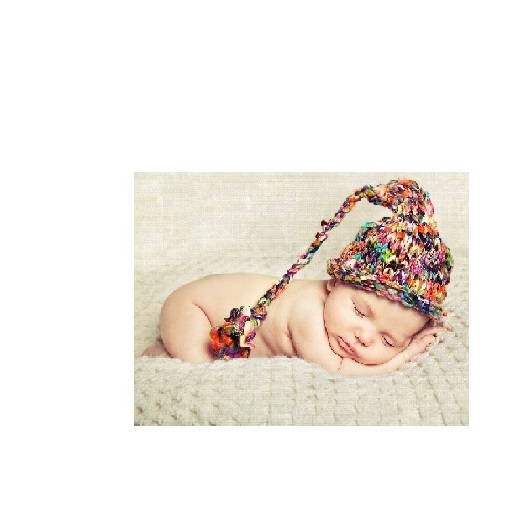
%> input picture Ex3/ex3/im_1A.jpg, 512 x 512 px
$ octave blendingExample1.m   (GNU Octave 9; MATLAB toolbox functions it lacks are replaced by stand-ins)
%> lines starting %> are read from the running program, lines starting %| are printed output that depends on the picture
### Ex3/ex3/imReadAndConvert.m
function [ imageOutput] = imReadAndConvert(filename, representation )
%> called with filename = 'im_1A.jpg', representation = 2
% imReadAndConvert function - reads a given image  and converts it into a given representation
% INPUT:
% filename - string containing the image filename to read
% grayscale: representation = 1, RGB: reperesentation = 2
% OUTPUT:
% imageOutput - same image in the requested representation

I = imread(filename);
%> I is the input picture: size 512x512x3 uint8; mean R, G, B 241.8, 235.8, 229.5
% convert image to [1,0]
I = double(I)/255;
%> I: size 512x512x3 double

X = imfinfo(filename);
if representation == 1 % gray Scale
    if strcmp(X.ColorType, 'grayscale')
        imageOutput = I;
    else
        imageOutput = rgb2gray(I);
    end
else
    if representation == 2 % RGB
        if strcmp (X.ColorType,  'truecolor' )
        imageOutput = I;
        else
           error('Error. \nCan not convert grayscale picture to RGB');
        end
    end
end

end

### Ex3/ex3/GaussianPyramid.m
function [pyr, filter] = GaussianPyramid(im, maxLevels, filterSize)
% Creates Gaussian Pyramid of a given image
%   INPUT:
% im - a grayscale image with double values in [0,1]
% maxLevels - the maximal number of levels in the resulting pyramid
% filterSize - the size of the Gaussian filter
%   OUTPUT:
% pyr - is the resulting pyramid as a column cell array with maximum of maxLevels cells of grayscale images
% filter - is 1D-row of size filterSize used for the pyramid construction, normalized

MIN_RES = 16;
im = double(im);

% assume filterSize is odd
filter = binomialFilter1D(filterSize);

pyr(1) = {im};

level = 2;
imS = im;
while ( level <= maxLevels )
    %Blur
    imS = conv2(imS, filter, 'same');
    imS = conv2(imS, filter', 'same');
    % take only second pixel
    imS = imS(1:2:end,1:2:end);

    [m,n] = size(imS);
    % check minimal resolution
    if( min(m,n) < MIN_RES)
        break;
    end

    %update pyramid of G
    pyr(level) = {imS};
    level = level +1;
end

pyr = pyr';
end

### Ex3/ex3/binomialFilter1D.m
function filter = binomialFilter1D( filterSize )
% Find the binomical filter of 1-Dim by convolution [1,1]

filter = [1,1];
for i = 1 : filterSize - 2
    filter = conv(filter, [1,1]);
end
sumOfFilter = sum(filter);
filter = filter./sumOfFilter;

end

### Ex3/ex3/LaplacianPyramid.m
function [pyr, filter] = LaplacianPyramid(im, maxLevels, filterSize)
% Create Laplacian pyramid of a given image
%   INPUT:
% im - a grayscale image with double values in [0,1]
% maxLevels - the maximal number of levels in the resulting pyramid
% filterSize - the size of the Gaussian filter
%   OUTPUT:
% pyr is the resulting Laplacian pyramid as a column cell array with maximum of maxLevels cells of grayscale images
% filter is 1D-row of size filterSize used for the pyramid construction, normalized

% Calculate Gaussian Pyramid
[Gpyr, filter] = GaussianPyramid(im, maxLevels, filterSize);

numOfLevels = size(Gpyr,1);
pyr =  cell(numOfLevels,1);
pyr(numOfLevels) = Gpyr(numOfLevels);

pyrIdx = numOfLevels-1;
while( pyrIdx > 0 )
    prevGMat = Gpyr {pyrIdx+1};
    curGMat = Gpyr {pyrIdx};

    % expand prev Gausian
    expandedIm = ExpandImg( prevGMat, filter );

    % reduce from prev Gaussian the expanded and blured current Gaussian
    curLapMat = curGMat - expandedIm;
    pyr(pyrIdx) = {curLapMat};
    pyrIdx = pyrIdx -1;
end
end

### Ex3/ex3/pyramidBlending.m
function imBlend = pyramidBlending(im1, im2, mask, maxLevels, filterSizeIm, filterSizeMask)
% blend two images using laplacian pyramids
% INPUT:
% im1, im2 - are two input grayscale images to be blended.
% mask - is a binary mask containing 1's and 0's representing which parts of im1 and im2 should appear in the resulting imBlend.
% maxLevels - is the maxLevels parameter you should use when generating the Gaussian and Laplacian pyramids.
% filterSizeIm - is the size of the Gaussian filter ( od value, defining the filter used in the construction of the Laplacian pyramids of im1 and im2)
% filterSizeMask - is the size of the Gaussian filter (an odd scalar that represents a squared filter) which defining the filter used in the construction of the Gaussian pyramid of mask.
% OUTPUT:
% imBlended - the result blended image


% construct pyramids
[L1, filter] = LaplacianPyramid ( im1, maxLevels, filterSizeIm );
[L2, filter] = LaplacianPyramid ( im2, maxLevels, filterSizeIm );
[Gm, GaussianFilter] =  GaussianPyramid ( mask, maxLevels, filterSizeMask );

numOfLevels = size( L1,1 );
Lout =  cell( numOfLevels,1 );
for k = 1: numOfLevels
    Lout{k} = Gm{k}.*L1{k} + ( 1-Gm{k} ).*L2{k};
end

imBlend = LaplacianToImage(Lout, filter, ones(numOfLevels));
end

### Ex3/ex3/LaplacianToImage.m
function img = LaplacianToImage(lpyr, filter, coeffMultVec)
% LaplacianToImage implements the reconstruction of an image from its Laplacian Pyramid
%INPUT:
% pyr is a Laplacian pyramid
% filter used to built the pyramid
% coeffMultVec is a coefficient vector (size is the same as the number of
% levels in the pyramid lpyr)
%OUTPUT:
% img- constructed image

pyrSize = size(lpyr,1);
img =  cell2mat(lpyr(pyrSize));
for pyrIdx = pyrSize-1:-1:1
    expandedIm = ExpandImg(img, filter );
    largerLap = lpyr {pyrIdx} * coeffMultVec( pyrIdx );
    img = expandedIm + largerLap;
end

### Ex3/ex3/blendingExample1.m
% script- blendingExample1.m
filename_1A = 'im_1A.jpg';
filename_1B = 'im_1B.jpg';
X_A = imfinfo(filename_1A);
X_B = imfinfo(filename_1B);
if (strcmp(X_A.ColorType, 'truecolor') && (strcmp(X_B.ColorType, 'truecolor')))
    im_1A = imReadAndConvert(filename_1A, 2);
    im_1B = imReadAndConvert(filename_1B, 2);
%> call 2 of imReadAndConvert, with filename = 'im_1B.jpg', representation = 2
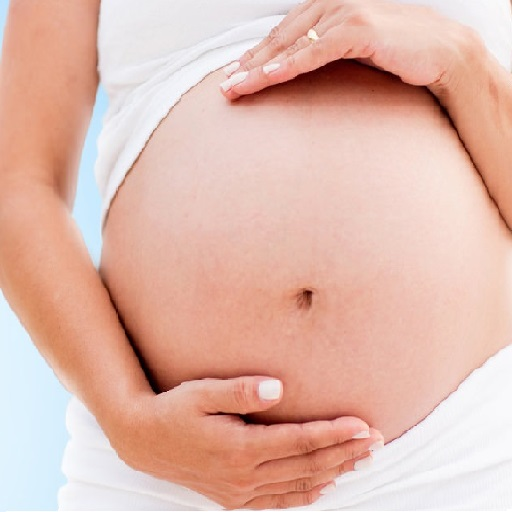
%> input picture Ex3/ex3/im_1B.jpg, 512 x 512 px
%> in imReadAndConvert, I is the input picture: size 512x512x3 uint8; mean R, G, B 225.4, 185.4, 172.8
else
    im_1A = imReadAndConvert(filename_1A, 1);
    im_1B = imReadAndConvert(filename_1B, 1);
end

mask_1 = imReadAndConvert('mask_1.jpg', 1);
%> call 3 of imReadAndConvert, with filename = 'mask_1.jpg', representation = 1
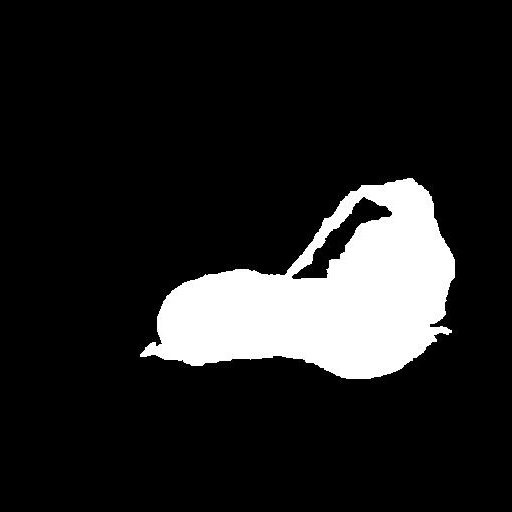
%> input picture Ex3/ex3/mask_1.jpg, 512 x 512 px
%> in imReadAndConvert, I is the input picture: size 512x512x3 uint8; min 0, max 255, mean 33.3
maxLevels = 6;
filterSizeIm = 7;
filterSizeMask = 7;

% for RGB:
imBlend = zeros(size(im_1A));
imageSize = size(im_1A,3);
%> imageSize = 3
for idx = 1 :imageSize
    % blend image
    imBlend(:,:,idx) = pyramidBlending(im_1A(:,:,idx), im_1B(:,:,idx), mask_1, maxLevels, filterSizeIm, filterSizeMask);
end
%> this loop made 3 passes
%> pass 1, in GaussianPyramid, `im = double(im);`:
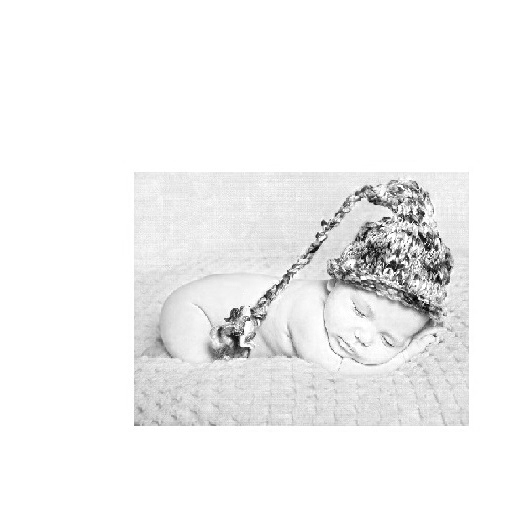
%> im: size 512x512 double; min 0, max 1, mean 0.948
%> pass 1, in GaussianPyramid (call 2), `im = double(im);`:
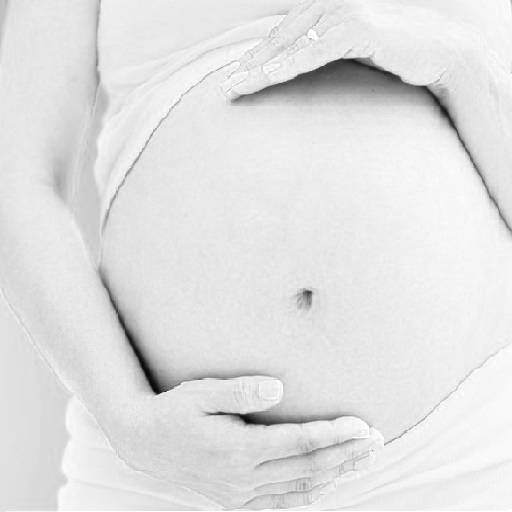
%> im: size 512x512 double; min 0.0196, max 1, mean 0.884
%> pass 1, in pyramidBlending, `imBlend = LaplacianToImage(Lout, filter, ones(numOfLevels));`:
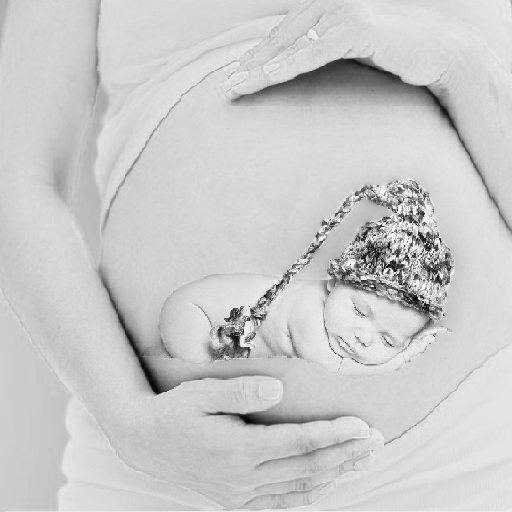
%> imBlend: size 512x512 double; min 0.0202, max 1.09, mean 0.867; drawn with min black and max white
%> pass 2, in GaussianPyramid (call 4), `im = double(im);`:
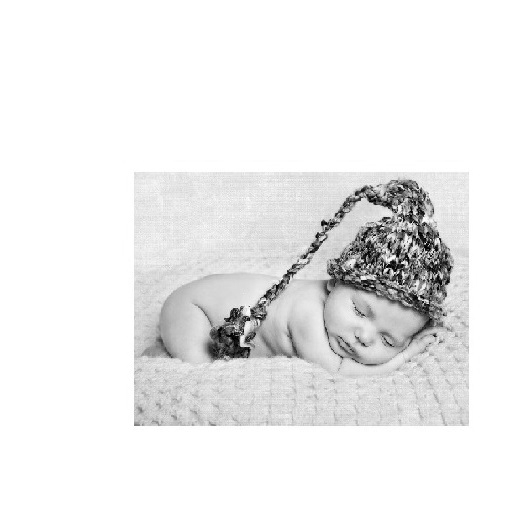
%> im: size 512x512 double; min 0, max 1, mean 0.925
%> after the loop:
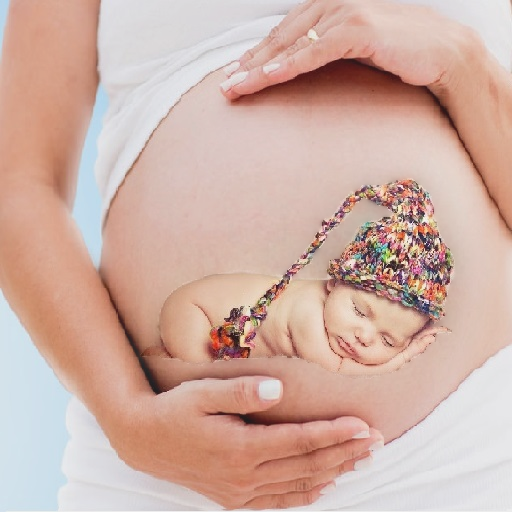
%> imBlend: size 512x512x3 double; mean R, G, B 0.867, 0.717, 0.665; drawn with min black and max white

% display the 2 input images, mask and the result image
figure; imshow( im_1A );
figure; imshow( im_1B );
figure; imshow( mask_1 );
figure; imshow( imBlend );
